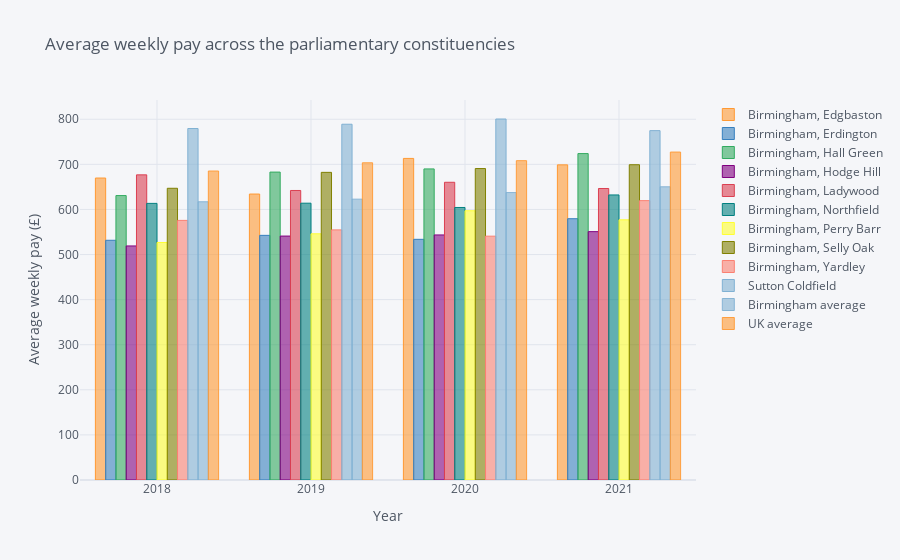

The notebook cell saved with this chart:
### Code cell
df.iplot(kind='bar', xTitle='Year', yTitle='Average weekly pay (£)',
         title='Average weekly pay across the parliamentary constituencies')

### Figure 1 — Plotly figure (JSON) as saved in the notebook; plotly's stock layout.template omitted (floating-point values rounded to 4 significant figures)
{"data": [{"marker": {"color": "rgba(255, 153, 51, 0.6)", "line": {"color": "rgba(255, 153, 51, 1.0)", "width": 1}}, "name": "Birmingham, Edgbaston", "orientation": "v", "text": "", "type": "bar", "x": [2018, 2019, 2020, 2021], "y": [669.6, 634.1, 713.1, 698.8]}, {"marker": {"color": "rgba(55, 128, 191, 0.6)", "line": {"color": "rgba(55, 128, 191, 1.0)", "width": 1}}, "name": "Birmingham, Erdington", "orientation": "v", "text": "", "type": "bar", "x": [2018, 2019, 2020, 2021], "y": [531.6, 542.5, 533.7, 579.4]}, {"marker": {"color": "rgba(50, 171, 96, 0.6)", "line": {"color": "rgba(50, 171, 96, 1.0)", "width": 1}}, "name": "Birmingham, Hall Green", "orientation": "v", "text": "", "type": "bar", "x": [2018, 2019, 2020, 2021], "y": [630.7, 682.8, 689.8, 723.8]}, {"marker": {"color": "rgba(128, 0, 128, 0.6)", "line": {"color": "rgba(128, 0, 128, 1.0)", "width": 1}}, "name": "Birmingham, Hodge Hill", "orientation": "v", "text": "", "type": "bar", "x": [2018, 2019, 2020, 2021], "y": [519, 540.9, 543.4, 550.7]}, {"marker": {"color": "rgba(219, 64, 82, 0.6)", "line": {"color": "rgba(219, 64, 82, 1.0)", "width": 1}}, "name": "Birmingham, Ladywood", "orientation": "v", "text": "", "type": "bar", "x": [2018, 2019, 2020, 2021], "y": [676.6, 642, 660.2, 646.4]}, {"marker": {"color": "rgba(0, 128, 128, 0.6)", "line": {"color": "rgba(0, 128, 128, 1.0)", "width": 1}}, "name": "Birmingham, Northfield", "orientation": "v", "text": "", "type": "bar", "x": [2018, 2019, 2020, 2021], "y": [613.4, 613.8, 604.3, 632.1]}, {"marker": {"color": "rgba(255, 255, 51, 0.6)", "line": {"color": "rgba(255, 255, 51, 1.0)", "width": 1}}, "name": "Birmingham, Perry Barr", "orientation": "v", "text": "", "type": "bar", "x": [2018, 2019, 2020, 2021], "y": [526.7, 545.9, 597, 576.9]}, {"marker": {"color": "rgba(128, 128, 0, 0.6)", "line": {"color": "rgba(128, 128, 0, 1.0)", "width": 1}}, "name": "Birmingham, Selly Oak", "orientation": "v", "text": "", "type": "bar", "x": [2018, 2019, 2020, 2021], "y": [646.9, 682.2, 690.6, 699.1]}, {"marker": {"color": "rgba(251, 128, 114, 0.6)", "line": {"color": "rgba(251, 128, 114, 1.0)", "width": 1}}, "name": "Birmingham, Yardley", "orientation": "v", "text": "", "type": "bar", "x": [2018, 2019, 2020, 2021], "y": [575.7, 554.6, 540.7, 619.5]}, {"marker": {"color": "rgba(128, 177, 211, 0.6)", "line": {"color": "rgba(128, 177, 211, 1.0)", "width": 1}}, "name": "Sutton Coldfield", "orientation": "v", "text": "", "type": "bar", "x": [2018, 2019, 2020, 2021], "y": [779.4, 788.9, 800.5, 774.7]}, {"marker": {"color": "rgba(128, 177, 211, 0.6)", "line": {"color": "rgba(128, 177, 211, 0.8999999999999999)", "width": 1}}, "name": "Birmingham average", "orientation": "v", "text": "", "type": "bar", "x": [2018, 2019, 2020, 2021], "y": [617.0, 622.8, 637.3, 650.1]}, {"marker": {"color": "rgba(255, 153, 51, 0.6)", "line": {"color": "rgba(255, 153, 51, 0.8999999999999999)", "width": 1}}, "name": "UK average", "orientation": "v", "text": "", "type": "bar", "x": [2018, 2019, 2020, 2021], "y": [685.2, 703.4, 708.1, 727.2]}], "layout": {"legend": {"bgcolor": "#F5F6F9", "font": {"color": "#4D5663"}}, "paper_bgcolor": "#F5F6F9", "plot_bgcolor": "#F5F6F9", "title": {"font": {"color": "#4D5663"}, "text": "Average weekly pay across the parliamentary constituencies"}, "xaxis": {"gridcolor": "#E1E5ED", "showgrid": true, "tickfont": {"color": "#4D5663"}, "title": {"font": {"color": "#4D5663"}, "text": "Year"}, "zerolinecolor": "#E1E5ED"}, "yaxis": {"gridcolor": "#E1E5ED", "showgrid": true, "tickfont": {"color": "#4D5663"}, "title": {"font": {"color": "#4D5663"}, "text": "Average weekly pay (£)"}, "zerolinecolor": "#E1E5ED"}}}
